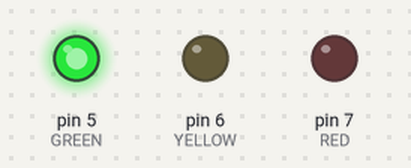
Simulated run of this sketch. Board: Arduino Uno, built with avr-gcc and run on an emulated ATmega328P. On the bench: output pins drawn as LEDs (lit = HIGH).

Above: at 2.0 s.
At 5.15 s:
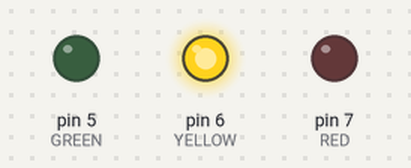
At 6.4 s:
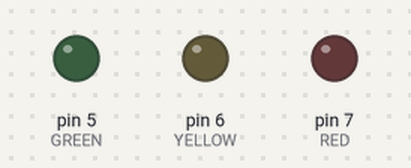
At 8.5 s:
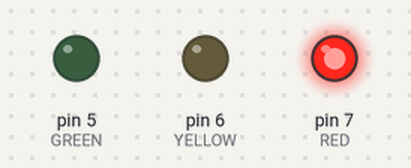
Timing chart, 0 to 13.7 s (numbered marks = the images above):
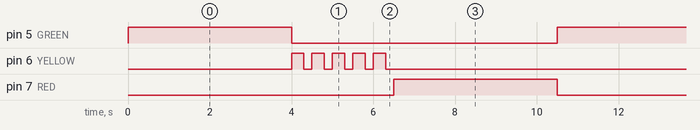

The sketch:

StopLight.ino
```cpp
#define RED 7
#define YELLOW 6
#define GREEN 5
void setup() {
  // put your setup code here, to run once:
  pinMode(RED, OUTPUT);
  pinMode(YELLOW, OUTPUT);
  pinMode(GREEN, OUTPUT);
}

void loop() {
  // put your main code here, to run repeatedly:
  digitalWrite(GREEN, HIGH);
  delay(4000);
  digitalWrite(GREEN, LOW);
  for(int i = 0; i < 5; i++){
    digitalWrite(YELLOW, HIGH);
    delay(300);
    digitalWrite(YELLOW, LOW);
    delay(200);
  }
  digitalWrite(RED, HIGH);
  delay(4000);
  digitalWrite(RED, LOW);
}
```

Measured:
- by itself, pin 5 (GREEN), pin 7 (RED): alternates HIGH for 4.0 s and LOW for 6.5 s
- by itself, pin 6 (YELLOW): repeats every 10.5 s: 4 × (LOW 0.20 s, HIGH 0.30 s), LOW 8.2 s, HIGH 0.30 s
- by itself, everything shown: repeats every 10.5 s, in 13 steps
